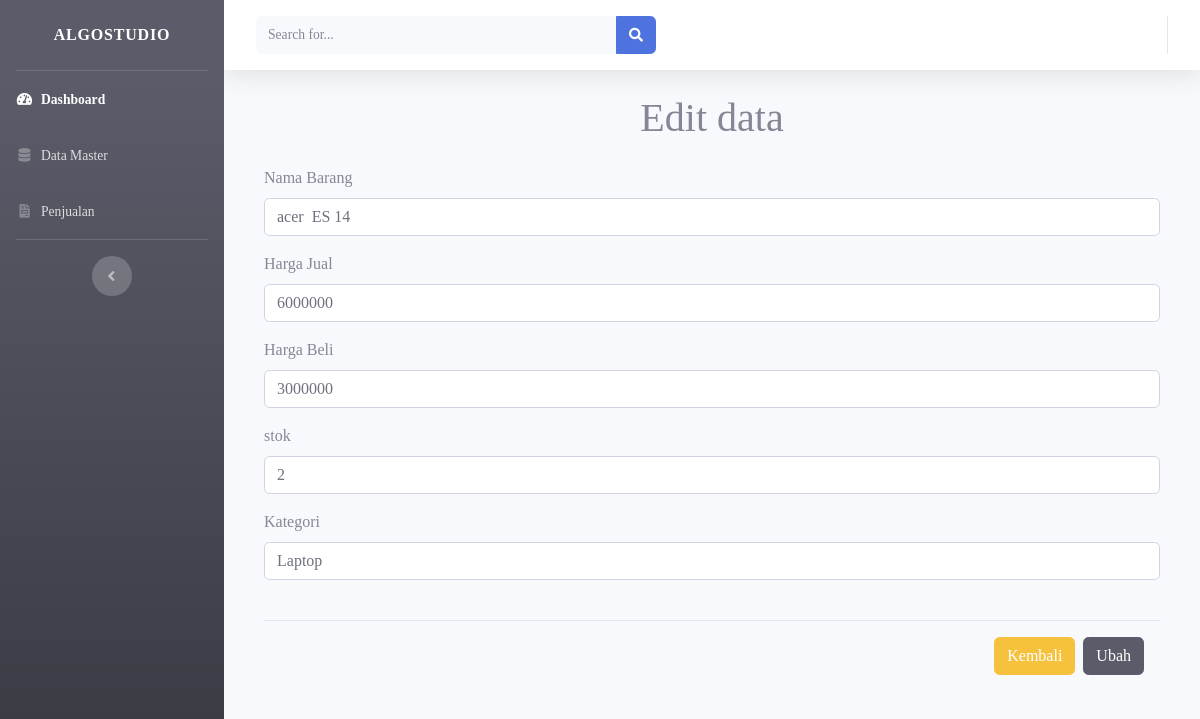
Page /edit.php?id=2 on the committed database.
### tables this page shows
CREATE TABLE `master_brg` (
  `id_brg` int(15) NOT NULL,
  `nama_brg` varchar(100) NOT NULL,
  `harga_jual` varchar(100) NOT NULL,
  `harga_beli` varchar(100) NOT NULL,
  `stok` varchar(100) NOT NULL,
  `kategori` varchar(100) NOT NULL
);

### function.php (called while the page is built, shortened)
<?php
$conec=mysqli_connect("localhost","root","","algostudio");
function query($query) {
	global $conec;
	$result = mysqli_query($conec,$query);
	$rows = [];
	while ($row = mysqli_fetch_assoc($result) ) {
		$rows[] = $row;
	}
	return $rows;
 }

### edit.php (the view, shortened to what this page needs)
<?php
require 'template/header.php';
require 'template/footer.php';
require 'template/sidebar.php';
require 'function.php';
$id = $_GET["id"];
$barang = query("SELECT * FROM master_brg WHERE id_brg = $id")[0];
?>
<h1 align="center">Edit data</h1>
<div class="container">
  <form action="" method="post" enctype="multipart/form-data" >
        <div class="form-group">
          <div class="modal-body">
             <div class="form-group">
                  <label class="control-label" >Nama Barang </label>
                    <input type="text" name="nama_brg" class="form-control" value="<?= $barang["nama_brg"]; ?>" required="">
        </div>
        <div class="form-group">
                  <label class="control-label" >Harga Jual </label>
                    <input type="text" name="harga_jual" class="form-control" value="<?= $barang["harga_jual"]; ?>" required="">
        </div>
        <div class="form-group">
                  <label class="control-label" >Harga Beli</label>
                    <input type="number" name="harga_beli" class="form-control" value="<?= $barang["harga_beli"]; ?>" required="">
        </div>
        <div class="form-group">
                  <label class="control-label" >stok </label>
                    <input type="number" name="stok" class="form-control" value="<?= $barang["stok"]; ?>" required="">
        </div>
        <div class="form-group">
                  <label class="control-label" >Kategori </label>
                    <input type="text" name="kategori" class="form-control" value="<?= $barang["kategori"]; ?>" required="">
        </div>
        <br>
      <div class="modal-footer ml-auto">
        <a href="index.php" class="btn btn-warning btn-xs"><i class="glyphicon glyphicon-chevron-left"></i>Kembali</a>
        <button type="submit" name="submit" class="btn btn-dark">Ubah</button>
      </form>
      </div>

### assets/css/style.css (style rules this page uses)
body { margin: 0; font-family: "Lucida Grande"; }

### rows in the picture
master_brg: nama_brg "acer ES 14", harga_jual "6000000", harga_beli "3000000", stok "2", kategori "Laptop"
